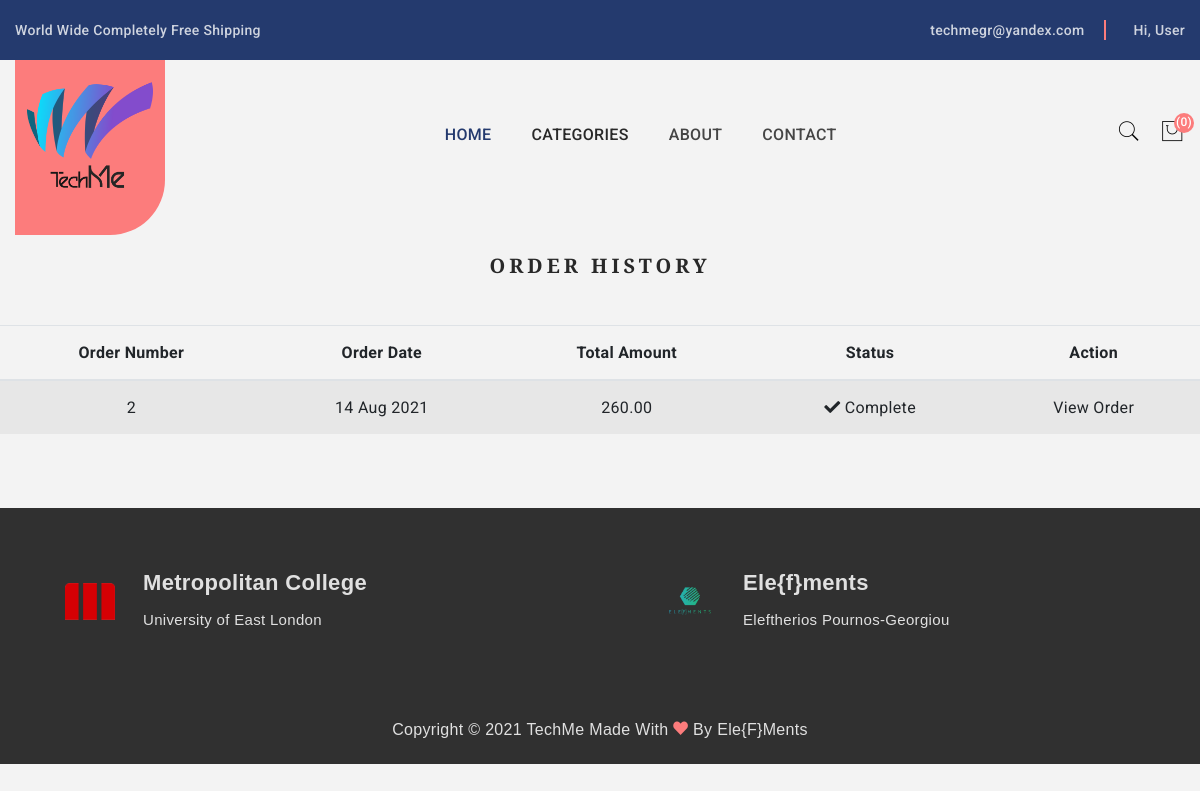
The page /order_history/ (signed in) on the database as committed earlier.
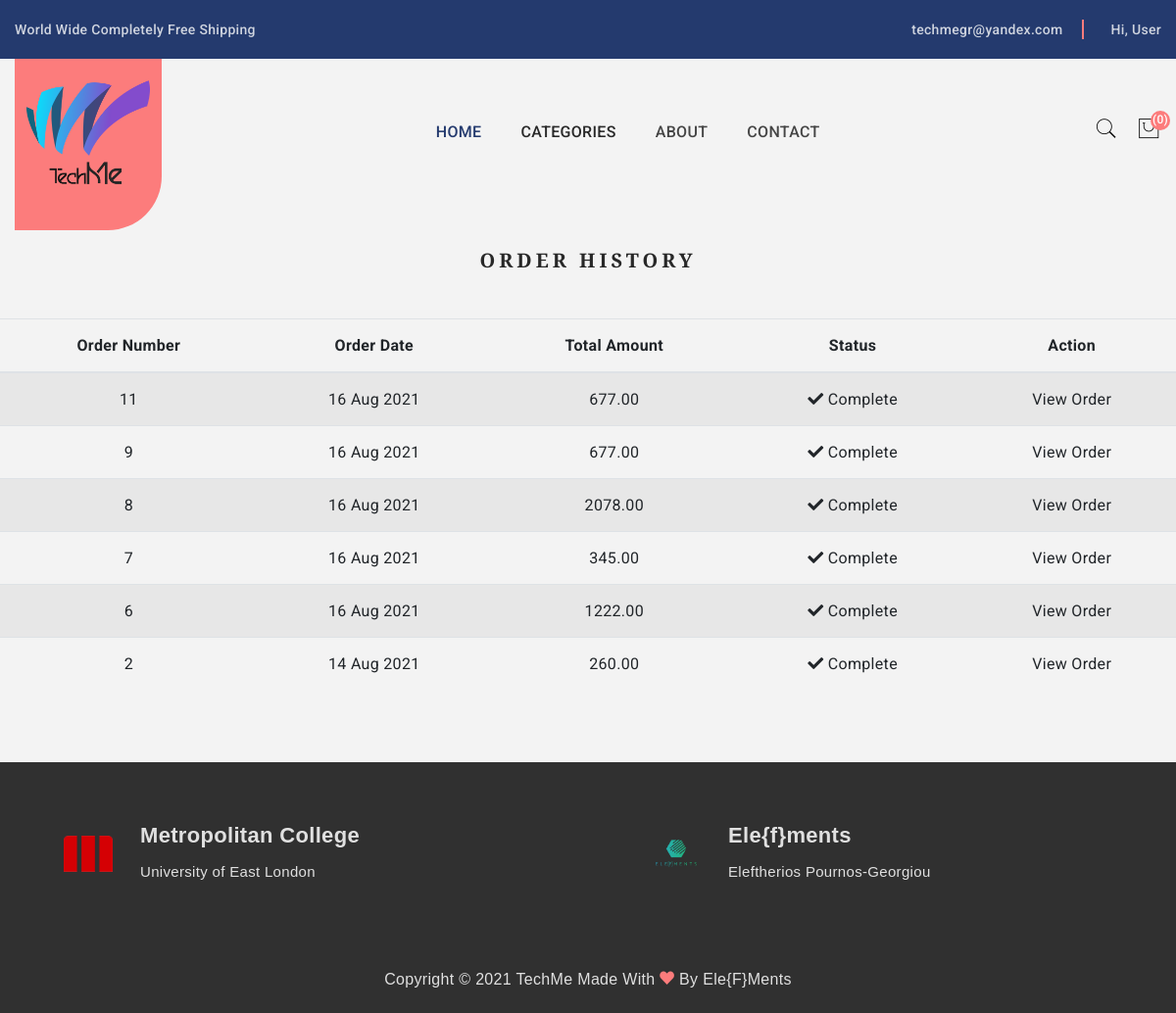
The same page on the database as committed later.
### store/models.py (models this page shows)
class Order(models.Model):
    token = models.CharField(max_length=250, blank=True)
    total = models.DecimalField(max_digits=10, decimal_places=2, verbose_name='EURO Order Total')
    emailAddress = models.EmailField(max_length=250, blank=True, verbose_name='Email Address')
    created = models.DateTimeField(auto_now_add=True)
    billingName = models.CharField(max_length=250, blank=True)
    billingAddress1 = models.CharField(max_length=250, blank=True)
    billingCity = models.CharField(max_length=250, blank=True)
    billingPostcode = models.CharField(max_length=250, blank=True)
    billingCountry = models.CharField(max_length=250, blank=True)
    shippingName = models.CharField(max_length=250, blank=True)
    shippingAddress1 = models.CharField(max_length=250, blank=True)
    shippingCity = models.CharField(max_length=250, blank=True)
    shippingPostcode = models.CharField(max_length=250, blank=True)
    shippingCountry = models.CharField(max_length=250, blank=True)
    class Meta:
        db_table = 'Order'
        ordering = ['-created']
    def __str__(self):
        return str(self.id)

### store/views.py (the view)
# urls.py: path('order_history/', views.orderHistory, name='order_history'),
@login_required(redirect_field_name='next', login_url='signin')
def orderHistory(request):
    if request.user.is_authenticated:
        email = str(request.user.email)
        order_details = Order.objects.filter(emailAddress=email)
        print(email)
        print(order_details)
    return render(request, 'orders_list.html', {'order_details': order_details})

### store/context_processors.py (called while the page is built)
def counter(request):
    item_count = 0
    if 'admin' in request.path:
        return {}
    else:
        try:
            cart = Cart.objects.filter(cart_id=_cart_id(request))
            cart_items = CartItem.objects.all().filter(cart=cart[:1])
            for cart_item in cart_items:
                item_count += cart_item.quantity
        except Cart.DoesNotExist:
            item_count = 0
    return dict(item_count=item_count)

def menu_links(request):
    links = Category.objects.all()
    return dict(links=links)

### store/models.py (called while the page is built)
    def get_url(self):
        return reverse('products_by_category', args=[self.slug])

### store/views.py (called while the page is built)
def _cart_id(request):
    cart = request.session.session_key
    if not cart:
        cart = request.session.create()
    return cart

### store/templates/orders_list.html (shortened to what this page needs)
{% extends 'base.html' %}
{% load static %}
{% block content %}
  <div class="text-center">
    <br>
    <h1 class="text-center product_title">
      Order History
    </h1>
    <br>
    {% if order_details %}
      <table class="table table-striped">
        <thead>
          <tr>
            <th>Order Number</th>
            <th>Order Date</th>
            <th>Total Amount</th>
            <th>Status</th>
            <th>Action</th>
          </tr>
        </thead>
        <tbody>
          {% for order in order_details %}
            <tr>
              <td>{{ order.id }}</td>
              <td>{{ order.created|date:"d M Y" }}</td>
              <td>{{ order.total }}</td>
              <td><i class="fas fa-check"></i>&nbsp;Complete</td>
              <td><a href="{% url 'order_detail' order.id %}">View Order</a></td>
            </tr>
          {% endfor %}
        </tbody>
      </table>
    {% else %}
      <p>You have not placed any orders yet.
        <br><br>
        <a href="{% url 'home' %}" class="btn btn-secondary">Continue shopping</a>
      </p>
    {% endif %}
  </div>
  <br><br>
{% endblock %}

### store/templates/base.html (shortened to what this page needs)
{% load static %}
<!doctype html>
<html lang="en">
<head>
  <link rel="stylesheet" href="https://stackpath.bootstrapcdn.com/bootstrap/4.3.1/css/bootstrap.min.css"
>
  <link rel="stylesheet" href="https://use.fontawesome.com/releases/v5.8.1/css/all.css"
>
  <link rel="stylesheet" href="{% static 'assets/css/base.css' %}">
  <link rel="stylesheet" href="{% static 'assets/css/cart.css' %}">
  <link rel="stylesheet" href="{% static 'assets/css/slick.css'%}">
  <link rel="stylesheet" href="{% static 'assets/css/owl.carousel.min.css' %}">
  <link rel="stylesheet" href="{% static 'assets/css/ionicons.min.css' %}">
  <link rel="stylesheet" href="{% static 'assets/css/pe-icon-7-stroke.css' %}">
  <link rel="stylesheet" href="{% static 'assets/css/animate.css' %}">
  <link rel="stylesheet" href="{% static 'assets/css/nice-select.css' %}">
  <link rel="stylesheet" href="{% static 'assets/css/magnific-popup.css' %}">
  <link rel="stylesheet" href="{% static 'assets/css/jquery-ui.min.css' %}">
  <link rel="stylesheet" href="{% static 'assets/css/style.css' %}">
</head>
<body>
  {% include 'navbar.html' %}
  {% block content %}
  {% endblock %}
  {% include 'footer.html' %}
</body>
</html>

### store/templates/navbar.html (shortened to what this page needs)
{% load static %}
<header class="header_section">
  <div class="header_top">
    <div class="container">
      <div class="row">
        <div class="col-12">
          <div class="header_top_inner d-flex justify-content-between">
            <div class="welcome_text">
              <p>World Wide Completely Free Shipping</p>
            </div>
            <div class="header_top_sidebar d-flex align-items-center">
              <ul class="d-flex">
                <li> <a href="mailto:techmegr@yandex.com">techmegr@yandex.com</a></li>
                {% if request.user.is_authenticated and request.user.first_name %}
                <li class="account_link"> <a href="#">Hi,
                    {{ request.user.first_name }}</a>
                </li>
                {% endif %}
              </ul>
            </div>
          </div>
        </div>
      </div>
    </div>
  </div>
  <div class="container">
    <div class="row">
      <div class="col-12">
        <div class="main_header d-flex justify-content-between align-items-center">
          <div class="header_logo">
            <a class="sticky_none" href="{% url 'home' %}"><img src="{% static 'assets/img/logo/logo-let.png' %}" alt=""></a>
          </div>
          <div class="main_menu d-none d-lg-block">
            <nav>
              <ul class="d-flex">
                <li><a class="active" href="{% url 'home' %}">Home</a>
                </li>
                <li><a>Categories</a>
                </li>
                <li><a href="{% url 'about' %}">About</a></li>
                <li><a href="{% url 'contact' %}">Contact</a></li>
              </ul>
            </nav>
          </div>
          <div class="header_account">
            <ul class="d-flex">
              <li class="header_search"><a href="javascript:void(0)"><i class="pe-7s-search"></i></a>
              </li>
              <li class="shopping_cart"><a href="{% url 'cart_detail' %}"><i class="pe-7s-shopbag"></i></a>
                <span class="item_count">({{item_count}})
                  </a></span>
              </li>
            </ul>
          </div>
        </div>
      </div>
    </div>
  </div>
</header>

### store/templates/footer.html
{% load static %}
<footer class="footer_widgets">
  <div class="container">
      <div class="shipping_area">
          <div class="row">
              <div class="col-lg-6 col-md-6 col-sm-12">
                  <div class="single_shipping d-flex align-items-center">
                      <div class="shipping_icon">
                          <img src="{% static 'assets/img/others/amc.png' %}" alt="">
                      </div>
                      <div class="shipping_text">
                          <h3>Metropolitan College</h3>
                          <p>University of East London</p>
                      </div>
                  </div>
              </div>
              <div class="col-lg-6 col-md-6 col-sm-12">
                  <div class="single_shipping d-flex align-items-center">
                      <div class="shipping_icon">
                          <img src="{% static 'assets/img/others/elefments.png' %}" alt="">
                      </div>
                      <div class="shipping_text">
                          <h3>Ele{f}ments</h3>
                          <p>Eleftherios Pournos-Georgiou</p>
                      </div>
                  </div>
              </div>
          </div>
      </div>
      <div class="footer_bottom">
          <div class="copyright_right text-center">
            <p>Copyright &copy; <script>document.write(new Date().getFullYear())</script>  <a href="{% url 'home' %}"> TechMe</a> Made with <i class="ion-heart"></i> by <a
                      href="">Ele{f}ments</a></p>
          </div>
      </div>
  </div>
</footer>

### store/static/assets/css/base.css (style rules this page uses)
body { background: #f3f3f3; }
.product_title { font-size: 20px; text-transform: uppercase; letter-spacing: .2em; padding-top: 15px; padding-bottom: 10px; }

Rows that differ between the two databases and show on the page:
added Order: id "11", created "16 Aug 2021", total "677.00"
added Order: id "9", created "16 Aug 2021", total "677.00"
added Order: id "8", created "16 Aug 2021", total "2078.00"
added Order: id "7", created "16 Aug 2021", total "345.00"
added Order: id "6", created "16 Aug 2021", total "1222.00"
